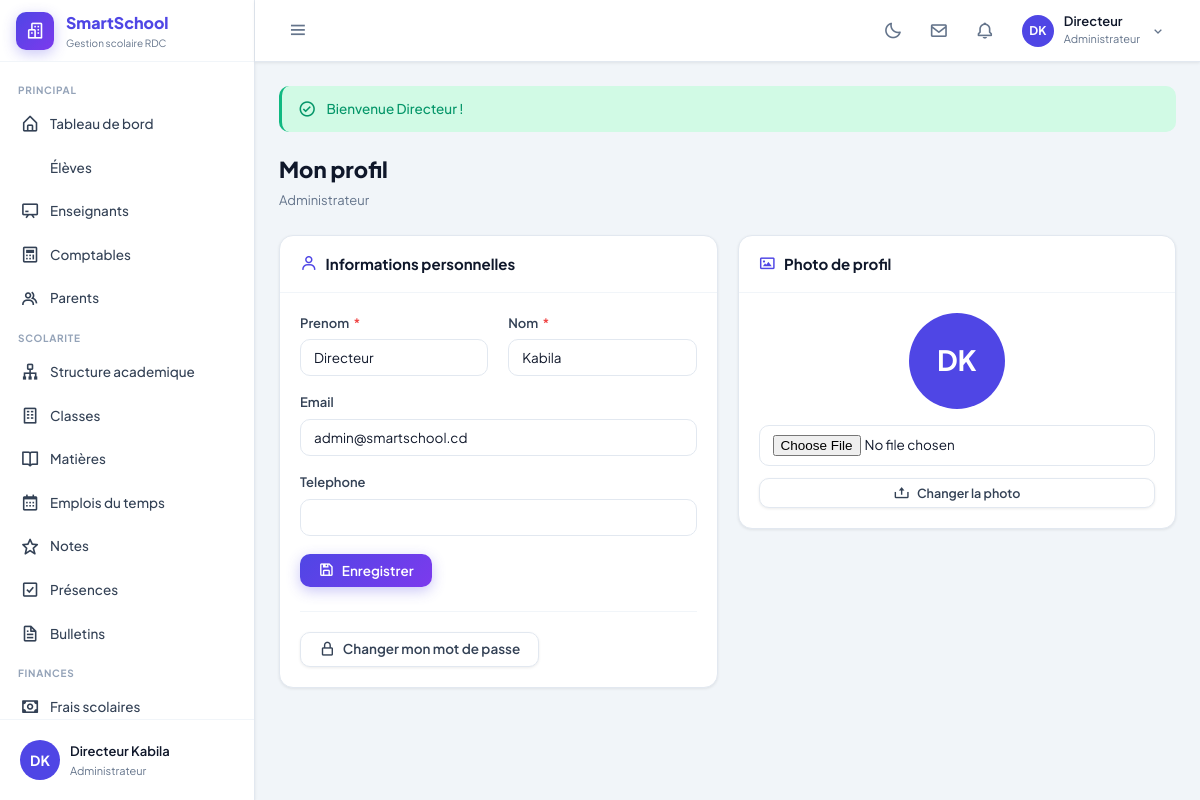
Screenshot of /auth/profile.php (signed in) with the database file from the repository.
### tables this page shows
CREATE TABLE users (
  id                   INT UNSIGNED      NOT NULL AUTO_INCREMENT,
  role_id              TINYINT UNSIGNED  NOT NULL,
  username             VARCHAR(80)       NOT NULL,
  email                VARCHAR(191)      DEFAULT NULL,
  password             VARCHAR(255)      NOT NULL,
  first_name           VARCHAR(80)       NOT NULL,
  last_name            VARCHAR(80)       NOT NULL,
  phone                VARCHAR(30)       DEFAULT NULL,
  staff_number         VARCHAR(30)       DEFAULT NULL UNIQUE,
  address              TEXT              DEFAULT NULL,
  gender               ENUM('M','F')     DEFAULT 'M',
  date_of_birth        DATE              DEFAULT NULL,
  avatar               VARCHAR(255)      DEFAULT NULL,
  is_active            TINYINT(1)        NOT NULL DEFAULT 1,
  must_change_password TINYINT(1)        NOT NULL DEFAULT 0,
  last_login           TIMESTAMP         NULL DEFAULT NULL,
  created_at           TIMESTAMP         NOT NULL DEFAULT CURRENT_TIMESTAMP,
  updated_at           TIMESTAMP         NOT NULL DEFAULT CURRENT_TIMESTAMP ON UPDATE CURRENT_TIMESTAMP,
  PRIMARY KEY (id),
  UNIQUE KEY uq_username (username),
  UNIQUE KEY uq_email    (email),
  KEY idx_role (role_id),
  CONSTRAINT fk_users_role FOREIGN KEY (role_id) REFERENCES roles(id)
);

### config/database.php (called while the page is built, shortened)
<?php
function getDB(): PDO
{
    static $pdo = null;
    if ($pdo !== null) return $pdo;
    try {
        $dsn = sprintf(
            'mysql:host=%s;dbname=%s;charset=%s',
            DB_HOST, DB_NAME, DB_CHAR
        );
        $pdo = new PDO($dsn, DB_USER, DB_PASS, [
            PDO::ATTR_ERRMODE            => PDO::ERRMODE_EXCEPTION,
            PDO::ATTR_DEFAULT_FETCH_MODE => PDO::FETCH_ASSOC,
            PDO::ATTR_EMULATE_PREPARES   => false,
            PDO::MYSQL_ATTR_INIT_COMMAND => "SET NAMES utf8mb4 COLLATE utf8mb4_unicode_ci",
        ]);
    } catch (PDOException $e) {
        http_response_code(503);
        die('
        <!DOCTYPE html><html lang="fr"><head>
        <meta charset="UTF-8"><title>Erreur de connexion</title>
        <style>body{font-family:sans-serif;display:flex;align-items:center;justify-content:center;min-height:100vh;background:#f8faff;margin:0;}
        .box{background:#fff;border-radius:12px;padding:40px;max-width:500px;text-align:center;box-shadow:0 4px 24px rgba(0,0,0,0.08);}
        h2{color:#ef4444;margin-bottom:12px;}p{color:#64748b;font-size:14px;}</style>
        </head><body><div class="box">
        <h2>⚠️ Impossible de se connecter a la base de donnees</h2>
        <p>Verifiez que MySQL est demarré dans XAMPP et que la base <strong>smartschool</strong> existe.</p>
        <p style="font-size:12px;margin-top:16px;color:#94a3b8">' . htmlspecialchars($e->getMessage()) . '</p>
        </div></body></html>');
    }
    return $pdo;
}
function dbFetchOne(string $sql, array $params = []): ?array
{
    $stmt = getDB()->prepare($sql);
    $stmt->execute($params);
    $row = $stmt->fetch();
    return $row ?: null;
}

### bootstrap.php (called while the page is built, shortened)
<?php
require_once 'C:/xampp/htdocs/SmartSchool/config/database.php';
require_once 'C:/xampp/htdocs/SmartSchool/config/functions.php';
if (getSetting('maintenance_mode', '0') === '1') {
    $scriptPath   = str_replace('\\', '/', $_SERVER['SCRIPT_NAME'] ?? '');
    $isSuperAdmin = isLoggedIn() && (int)($_SESSION['user']['role_id'] ?? 0) === ROLE_SUPER_ADMIN
                    && !empty($_SESSION['superadmin_2fa_ok']);
    $isExempt     = str_contains($scriptPath, '/superadmin/') || str_contains($scriptPath, '/auth/');
    if (!$isSuperAdmin && !$isExempt) {
        http_response_code(503);
        require ROOT_PATH . '/includes/maintenance-view.php';
        exit;
    }
}

### auth/profile.php (the view, shortened to what this page needs)
<?php
require_once 'C:/xampp/htdocs/SmartSchool/bootstrap.php';
$pageSection = 'profile';
$user        = currentUser();
$user = dbFetchOne("SELECT * FROM users WHERE id=?", [$user['id']]);
require INCLUDES_PATH . '/header.php';
require INCLUDES_PATH . '/sidebar.php';
?>
<div class="main-content">
  <div class="page-wrapper">
    <?= showFlash() ?>
    <div class="page-header">
      <div><h1>Mon profil</h1><p><?= clean(ROLE_LABELS[$roleId] ?? '') ?></p></div>
    </div>
    <div class="grid-2">
      <div class="card">
        <div class="card-header"><h3><i class="bx bx-user"></i> Informations personnelles</h3></div>
        <div class="card-body">
          <form method="POST">
            <div class="grid-2">
              <div class="form-group"><label class="form-label">Prenom <span class="form-required">*</span></label><input type="text" name="first_name" class="form-control" value="<?= clean($user['first_name']) ?>" required></div>
              <div class="form-group"><label class="form-label">Nom <span class="form-required">*</span></label><input type="text" name="last_name" class="form-control" value="<?= clean($user['last_name']) ?>" required></div>
            </div>
            <div class="form-group">
              <label class="form-label">Email</label>
              <input type="email" name="email" class="form-control" value="<?= clean($user['email'] ?? '') ?>" placeholder="<?= !empty($user['email']) ? '' : 'Aucun email (connexion par matricule)' ?>">
            </div>
            <div class="form-group" style="margin-bottom:0">
              <label class="form-label">Telephone</label>
              <input type="text" name="phone" class="form-control" value="<?= clean($user['phone'] ?? '') ?>">
            </div>
            <button type="submit" class="btn btn-primary" style="margin-top:18px"><i class="bx bx-save"></i> Enregistrer</button>
          </form>
          <div style="margin-top:24px;padding-top:20px;border-top:1px solid var(--border-light)">
            <a href="<?= BASE_URL ?>/auth/change-password.php" class="btn btn-secondary"><i class="bx bx-lock-alt"></i> Changer mon mot de passe</a>
          </div>
        </div>
      </div>
      <div style="display:flex;flex-direction:column;gap:20px">
        <div class="card">
          <div class="card-header"><h3><i class="bx bx-image"></i> Photo de profil</h3></div>
          <div class="card-body" style="text-align:center">
            <?php if (!empty($user['avatar'])): ?>
              <img src="<?= UPLOADS_URL ?>/avatars/<?= clean($user['avatar']) ?>" alt="Avatar" style="width:96px;height:96px;border-radius:50%;object-fit:cover;margin-bottom:16px">
            <?php else: ?>
              <div class="avatar" style="width:96px;height:96px;font-size:28px;background:var(--primary);margin:0 auto 16px"><?= getInitials($user['first_name'], $user['last_name']) ?></div>
            <?php endif; ?>
            <form method="POST" enctype="multipart/form-data">
              <input type="file" name="avatar" class="form-control" accept=".jpg,.jpeg,.png,.gif,.webp" style="margin-bottom:12px">
              <button type="submit" class="btn btn-secondary btn-sm" style="width:100%"><i class="bx bx-upload"></i> Changer la photo</button>
            </form>
          </div>
        </div>
      </div>
    </div>
  </div>
</div>
<?php require INCLUDES_PATH . '/footer.php'; ?>

### includes/sidebar.php (shortened to what this page needs)
<?php
$user        = currentUser();
$roleId      = currentRole();
$schoolName  = getSetting('school_name', APP_NAME);
$unreadMsgs  = countUnreadMessages($user['id']);
$unreadNotif = countUnreadNotifications($user['id']);
$section     = $pageSection ?? '';
$menus = [];
$roleColors_css = [
    1=>'var(--purple)',2=>'var(--primary)',3=>'var(--cyan)',
    4=>'var(--success)',5=>'var(--warning)',6=>'var(--danger)',
];
$avatarBg = $roleColors_css[$roleId] ?? 'var(--primary)';
?>
<aside class="sidebar" id="sidebar">
  <a href="<?= BASE_URL ?>/index.php" class="sidebar-brand">
    <div class="sidebar-brand-icon"><i class="bx bx-buildings"></i></div>
    <div class="sidebar-brand-text">
      <div class="sidebar-brand-name"><?= clean($schoolName) ?></div>
      <div class="sidebar-brand-sub">Gestion scolaire RDC</div>
    </div>
  </a>
  <nav class="sidebar-nav" id="sidebarNav">
    <?php foreach ($menus as $item): ?>
      <?php if (isset($item['section'])): ?>
        <div class="nav-section-title"><?= $item['section'] ?></div>
      <?php else: ?>
        <div class="nav-item">
          <a href="<?= BASE_URL . $item['url'] ?>"
             class="nav-link <?= $section === $item['key'] ? 'active' : '' ?>"
             data-tip="<?= clean($item['label']) ?>">
            <i class="bx <?= $item['icon'] ?> nav-icon"></i>
            <span class="nav-text"><?= clean($item['label']) ?></span>
          </a>
        </div>
      <?php endif; ?>
    <?php endforeach; ?>
  </nav>
  <div class="sidebar-footer">
    <a href="<?= BASE_URL ?>/auth/profile.php" class="sidebar-user">
      <div class="avatar avatar-40" style="background:<?= $avatarBg ?>">
        <?php if (!empty($user['avatar'])): ?>
          <img src="<?= UPLOADS_URL ?>/avatars/<?= clean($user['avatar']) ?>" alt="avatar">
        <?php else: ?>
          <?= getInitials($user['first_name'], $user['last_name']) ?>
        <?php endif; ?>
      </div>
      <div class="sidebar-user-info">
        <div class="sidebar-user-name"><?= clean($user['first_name']) ?> <?= clean($user['last_name']) ?></div>
        <div class="sidebar-user-role"><?= clean(ROLE_LABELS[$roleId] ?? '') ?></div>
      </div>
    </a>
  </div>
</aside>
<header class="topbar">
  <div class="topbar-left">
    <button class="sidebar-toggle" id="sidebarToggle" title="Menu">
      <i class="bx bx-menu"></i>
    </button>
  </div>
  <div class="topbar-right">
    <button class="topbar-icon-btn" id="darkModeBtn" title="Mode sombre/clair">
      <i class="bx <?= isDarkMode() ? 'bx-sun' : 'bx-moon' ?>"></i>
    </button>
    <?php if ($roleId !== ROLE_SUPER_ADMIN): ?>
    <div style="position:relative">
      <?php
        $msgBase = $roleId === ROLE_ADMIN ? 'admin' : ($roleId == 3 ? 'teachers' : ($roleId == 4 ? 'students' : ($roleId == 5 ? 'parents' : 'accountant')));
      ?>
      <a href="<?= BASE_URL ?>/<?= $msgBase ?>/messages.php"
         class="topbar-icon-btn" title="Messages">
        <i class="bx bx-envelope"></i>
      </a>
    </div>
    <?php endif; ?>
    <div style="position:relative">
      <a href="#" class="topbar-icon-btn" title="Notifications"
         data-dropdown="notifMenu">
        <i class="bx bx-bell"></i>
      </a>
    </div>
    <div style="position:relative">
      <div class="topbar-profile" data-dropdown="profileMenu">
        <div class="avatar avatar-32" style="background:<?= $avatarBg ?>">
          <?php if (!empty($user['avatar'])): ?>
            <img src="<?= UPLOADS_URL ?>/avatars/<?= clean($user['avatar']) ?>" alt="avatar">
          <?php else: ?>
            <?= getInitials($user['first_name'], $user['last_name']) ?>
          <?php endif; ?>
        </div>
        <div class="topbar-profile-info">
          <div class="profile-name"><?= clean($user['first_name']) ?></div>
          <div class="profile-role"><?= clean(ROLE_LABELS[$roleId] ?? '') ?></div>
        </div>
        <i class="bx bx-chevron-down" style="color:var(--text-muted);font-size:1rem"></i>
      </div>
    </div>
  </div>
</header>

### assets/css/variables.css (style rules this page uses)
:root { --primary : #4f46e5; --primary-light: #6366f1; --primary-dark : #3730a3; --primary-bg : #eef2ff; --success : #10b981; --success-bg : #d1fae5; --success-dark : #059669; --warning : #f59e0b; --warning-bg : #fef3c7; --warning-dark : #d97706; --danger : #ef4444; --danger-bg : #fee2e2; --danger-dark : #dc2626; --info : #3b82f6; --info-bg : #dbeafe; --info-dark : #2563eb; --cyan : #06b6d4; --cyan-bg : #cffafe; --cyan-dark : #0891b2; --purple : #8b5cf6; --purple-bg : #f3e8ff; --bg-body : #f1f5f9; --bg-card : #ffffff; --bg-hover : #f8faff; --bg-sidebar : #ffffff; --bg-topbar : #ffffff; --text-primary : #0f172a; --text-secondary: #334155; --text-muted : #64748b; --text-light : #94a3b8; --border : #e2e8f0; --border-light : #f1f5f9; --border-focus : #4f46e5; --radius-sm : 6px; --radius : 10px; --radius-lg : 14px; --radius-xl : 20px; --radius-full: 9999px; --shadow-sm : 0 1px 3px rgba(0,0,0,0.08); --shadow : 0 4px 6px rgba(0,0,0,0.05); --shadow-md : 0 10px 15px rgba(0,0,0,0.07); --shadow-lg : 0 20px 25px rgba(0,0,0,0.08); --shadow-primary: 0 4px 14px rgba(79,70,229,0.30); --sidebar-w : 255px; --sidebar-w-sm: 68px; --topbar-h : 62px; --font : 'Plus Jakarta Sans', system-ui, sans-serif; --font-mono: 'JetBrains Mono', monospace; --transition : 200ms ease; --transition-md: 300ms ease; --transition-lg: 400ms cubic-bezier(0.4,0,0.2,1); --grad-primary: linear-gradient(135deg, #4f46e5 0%, #7c3aed 100%); --grad-success: linear-gradient(135deg, #10b981 0%, #06b6d4 100%); --grad-warning: linear-gradient(135deg, #f59e0b 0%, #ef4444 100%); --grad-danger : linear-gradient(135deg, #ef4444 0%, #ec4899 100%); --grad-cyan : linear-gradient(135deg, #06b6d4 0%, #3b82f6 100%); --grad-purple : linear-gradient(135deg, #8b5cf6 0%, #ec4899 100%); --grad-dark : linear-gradient(135deg, #0f172a 0%, #1e293b 100%); --z-sidebar : 100; --z-topbar : 200; --z-dropdown: 300; --z-modal : 400; --z-toast : 500; }
*, *::before, *::after { box-sizing: border-box; margin: 0; padding: 0; }
html { scroll-behavior: smooth; }
body { font-family: var(--font); font-size : 15px; line-height: 1.6; color : var(--text-primary); background : var(--bg-body); -webkit-font-smoothing: antialiased; transition : background var(--transition-md), color var(--transition-md); }
a { color: var(--primary); text-decoration: none; }
button { font-family: var(--font); cursor: pointer; border: none; background: none; }
input, select, textarea { font-family: var(--font); }

### assets/css/components.css (style rules this page uses)
.btn { display:inline-flex;align-items:center;justify-content:center;gap:7px; padding:8px 18px;border-radius:var(--radius);font-family:var(--font); font-size:13.5px;font-weight:600;border:1.5px solid transparent; cursor:pointer;white-space:nowrap;text-decoration:none; transition:all var(--transition);line-height:1; }
.btn i { font-size: 1.05rem; }
.btn-sm { padding:6px 13px;font-size:12.5px; }
.btn-primary { background:var(--grad-primary);color:#fff;border:none;box-shadow:var(--shadow-primary); }
.btn-secondary { background:var(--bg-card);color:var(--text-secondary);border-color:var(--border);box-shadow:var(--shadow-sm); }
.card { background:var(--bg-card);border:1px solid var(--border); border-radius:var(--radius-lg);box-shadow:var(--shadow-sm); overflow:hidden;transition:box-shadow var(--transition); }
.card-header { display:flex;align-items:center;justify-content:space-between; padding:16px 20px;border-bottom:1px solid var(--border-light); }
.card-header h3 { font-size:15px;font-weight:700;color:var(--text-primary); display:flex;align-items:center;gap:8px; }
.card-header h3 i { color:var(--primary);font-size:1.1rem; }
.card-body { padding:20px; }
.form-group { margin-bottom:16px; }
.form-label { display:block;font-size:13px;font-weight:600;color:var(--text-secondary);margin-bottom:6px; }
.form-required { color:var(--danger);margin-left:2px; }
.form-control { width:100%;padding:9px 13px;background:var(--bg-card);border:1.5px solid var(--border); border-radius:var(--radius);color:var(--text-primary);font-size:13.5px; font-family:var(--font);transition:border-color var(--transition),box-shadow var(--transition); }
.form-control::placeholder { color:var(--text-light); }

### rows the page displays
users: getInitials($user['first_name'], $user['last_name']) "DK", first_name "Directeur", last_name "Kabila", email "admin@smartschool.cd"

### other values shown
$schoolName "SmartSchool"
$item['section'] "PRINCIPAL"
$item['label'] "Tableau de bord"
$item['label'] "Élèves"
$item['label'] "Enseignants"
$item['label'] "Comptables"
$item['label'] "Parents"
$item['section'] "SCOLARITE"
$item['label'] "Structure academique"
$item['label'] "Classes"
$item['label'] "Matières"
$item['label'] "Emplois du temps"
$item['label'] "Notes"
$item['label'] "Présences"
$item['label'] "Bulletins"
